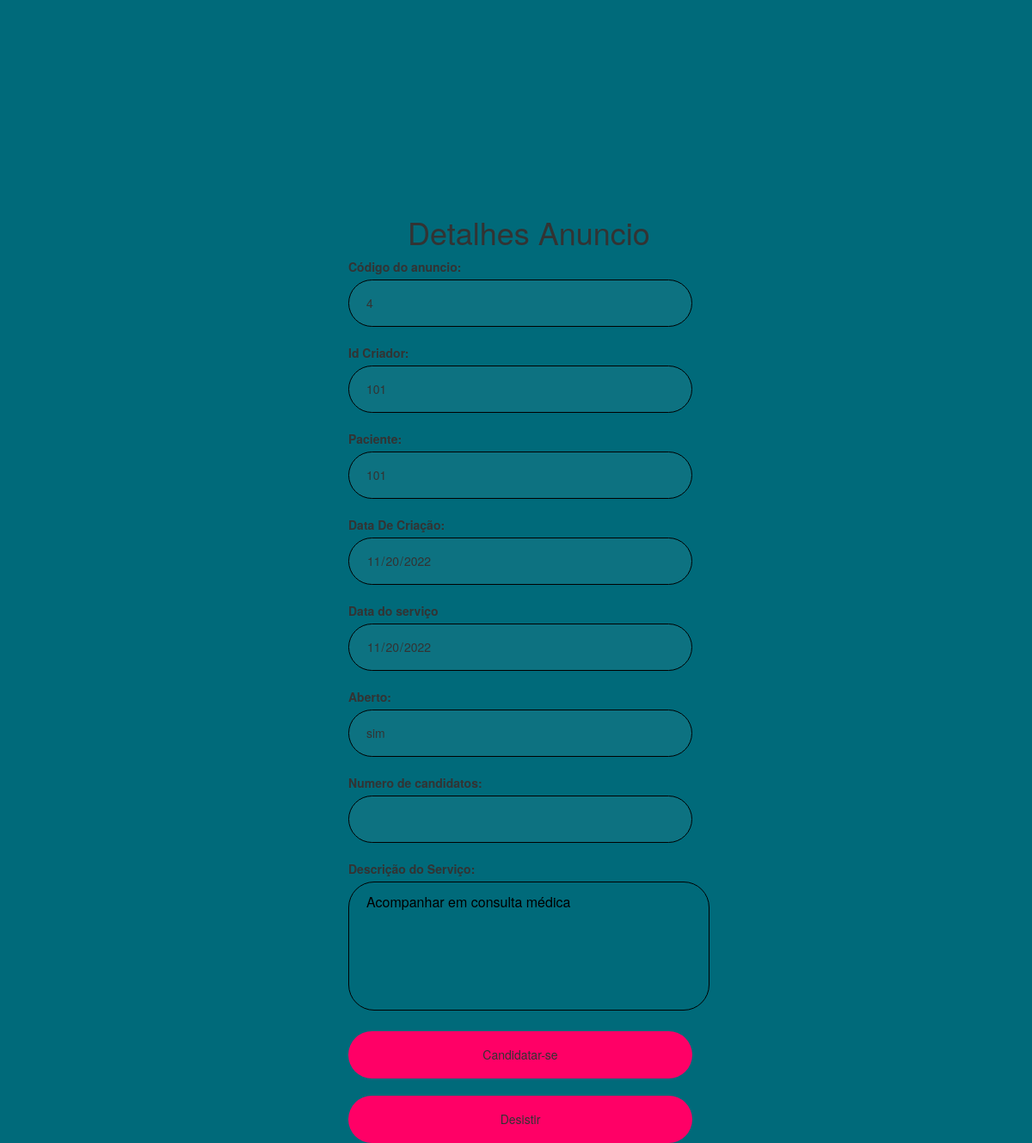
The app's page /index.php?page=Detalhes_Anuncio.php&idanuncio=4 (signed in) with its own data.
### tables this page shows
CREATE TABLE `anuncios` (
  `IdAnuncio` int(11) NOT NULL,
  `FkIdClienteCriadorInAnuncios` int(11) DEFAULT NULL,
  `FkIdFormaDePagamentoInAnuncios` int(11) DEFAULT NULL,
  `DataDeCriacao` date DEFAULT NULL,
  `DataServico` date DEFAULT NULL,
  `Aberto` tinyint(1) DEFAULT NULL,
  `DescricaoAnuncio` varchar(300) DEFAULT NULL,
  `FkIdPacienteInAnuncios` int(11) DEFAULT NULL
);

### Detalhes_Anuncio.php (the view, shortened to what this page needs)
<?php
$Id = $_GET['idanuncio'];
$conn = Conectar();
$query = "SELECT * FROM anuncios where IdAnuncio = $Id";
$result = $conn->query($query);
if ($result->num_rows > 0) {
  while ($row = $result->fetch_assoc()) {
?>
<div class="container">
<div id="corpo-form-cad">
<h1>Detalhes Anuncio</h1>
    <div>
        <label>Código do anuncio:</label>
        <input type="text" name="Id" size="50" Value ="<?php echo $row['IdAnuncio'];?>" readonly/>
    </div>
    <br />
    <div>
        <label>Id Criador:</label>
        <input type="text" name="LoginUsuario" size="30" Value ="<?php echo $row['FkIdClienteCriadorInAnuncios'];?>" readonly/>
    </div>
    <br />
    <div class=>
        <label>Paciente:</label>
        <input type="text" name="LoginUsuario" size="30" Value ="<?php echo $row['FkIdClienteCriadorInAnuncios'];?>" readonly/>
    </div>
    <br />
    <div>
        <label>Data De Criação:</label>
        <input type="date" name="DataDeNascimentoUsuario" Value ="<?php echo $row['DataDeCriacao']?>" readonly/>
    </div>
    <br />
    <div>
        <label>Data do serviço</label>
        <input type="date" name="DataDeNascimentoUsuario" Value ="<?php echo $row['DataDeCriacao']?>" readonly/>
    </div>
    <br />
    <div>
        <label>Aberto:</label>
        <input type="text" name="aberto" size="15" Value ="<?php if($row['Aberto'] == 1) echo "sim"; else echo "Não";?>" readonly/>
    </div>
    <br>
    <div>
        <label>Numero de candidatos:</label>
        <input type="text" name="aberto" size="15" Value ="" readonly/>
    </div>
    <br />
    <div>
        <label for='DescricaoAnuncio'>Descrição do Serviço:</label><br>
        <textarea id=DescricaoAnuncio name="DescricaoAnuncio" maxlength="300" size="100" rows="5" cols="100" placeholder="<?php echo $row['DescricaoAnuncio']?>" readonly></textarea>
    </div>
    <br>
        <form method="POST" action="Candidatar_post.php">
        <input type="submit" id="botao" name = "botao" value="Candidatar-se">
        </form>
        <br>
        <form method="POST" action="Desistir_post.php">
        <input type="submit" id="botao" name = "botao" value="Desistir">
        </form>
    </div>
</div>
<?php } } ?>

### css/estilo.css (style rules this page uses)
* { margin: 0px; padding: 0px; }
body { background-position: 50% 90%; background-color: #006A7A; }
input { display: block; height: 55px; width: 400px; margin: 10px; border-radius: 30px; border:1px solid black; font-size: 16pt; padding: 10px 20px; background-color: rgba(255,255,255,0.05); color: white; outline: none; }
div#corpo-form-cad { width: 420px; margin: 100px auto 0px auto; }
input[type=submit] { background-color: #ff0066; border: none; cursor: pointer; }
body { background-color: #006A7A; padding-top: 150px; background-position-x: 0; background-position-y: 0; background-repeat: no-repeat; }
h1 { text-align: center; color:white; }

### index.php (style rules this page uses)
body { background-color: #006A7A; padding-top: 150px; background-position-x: 0; background-position-y: 0; background-repeat: no-repeat; }
textarea { width: 100%; height: 150px; padding: 12px 20px; box-sizing: border-box; border: 1px solid black; border-radius: 30px; background-color: #006A7A; font-size: 16px; resize: none; }
::placeholder { color: black; }

### records on screen
anuncios: Id "4", LoginUsuario "101", DataDeNascimentoUsuario "11/20/2022", aberto "sim", DescricaoAnuncio "Acompanhar em consulta médica"
